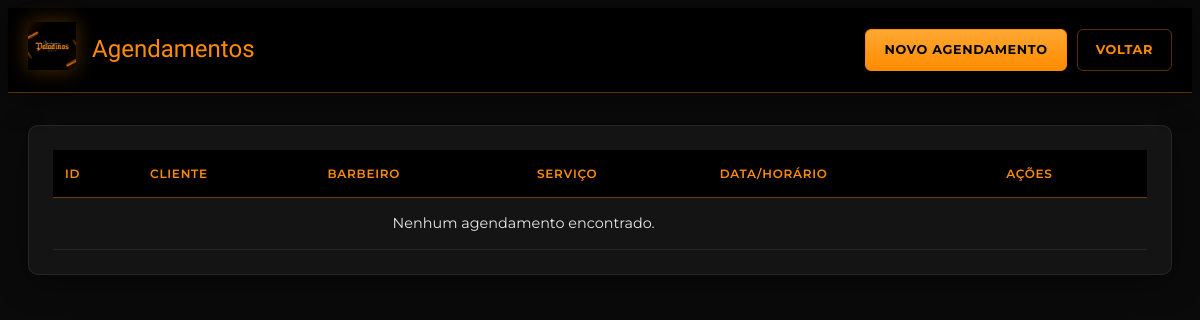
The page /admin/agendamento/listar-agendamento.php on the database as committed earlier.
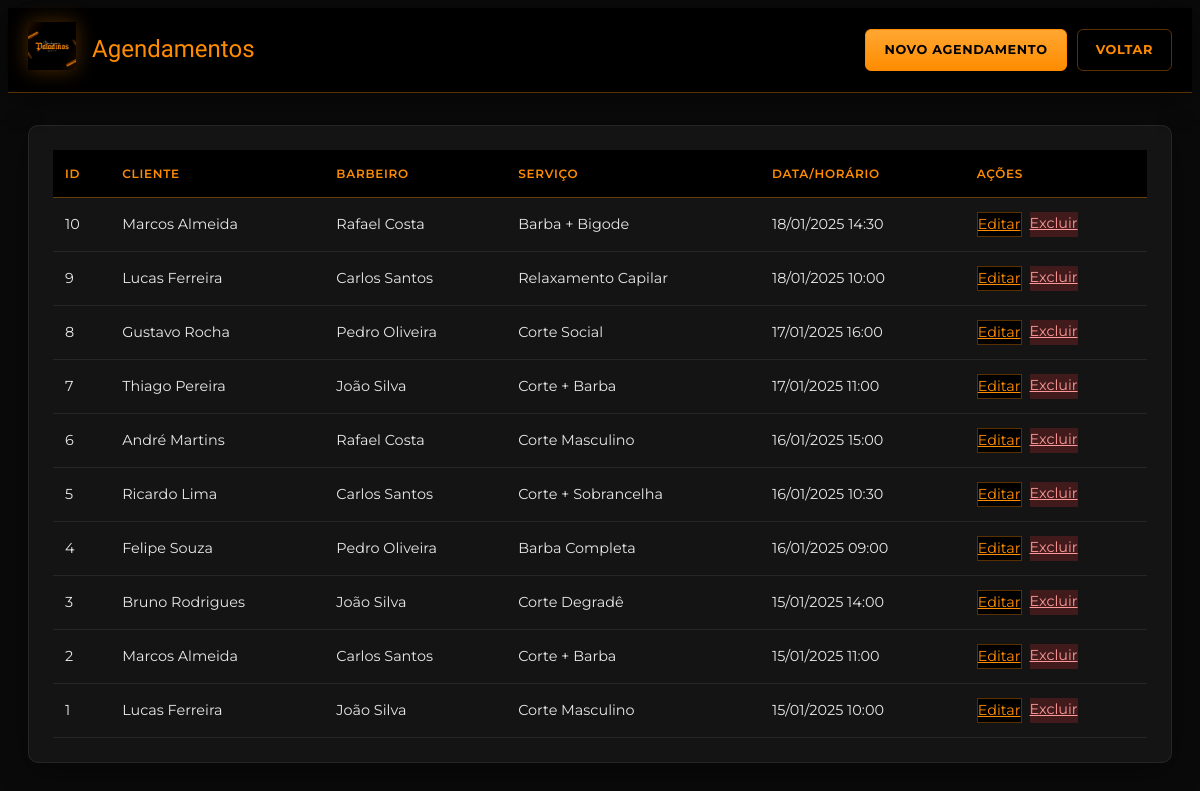
The same page on the database as committed later.
### tables this page shows
CREATE TABLE `agendamento` (
  `id` int(11) NOT NULL,
  `nome_cliente` varchar(50) NOT NULL,
  `email_cliente` varchar(100) NOT NULL,
  `telefone_cliente` varchar(13) NOT NULL,
  `barbeiro` int(11) NOT NULL,
  `servico` varchar(100) NOT NULL,
  `horario` datetime NOT NULL
);

CREATE TABLE `barbeiros` (
  `id` int(11) NOT NULL,
  `email` varchar(100) NOT NULL,
  `senha` varchar(50) NOT NULL,
  `nome` varchar(100) NOT NULL,
  `descricao` varchar(300) NOT NULL
);

### includes/site.php (called while the page is built, shortened)
<?php
    function urlBase(): string
    {
        $base = rtrim(str_replace('\\', '/', dirname($_SERVER['SCRIPT_NAME'] ?? '')), '/');
        return $base === '' ? '' : $base;
    }
    function urlAsset(string $path): string
    {
        return urlBase() . '/' . ltrim($path, '/');
    }

### admin/agendamento/listar-agendamento.php (the view)
<?php
    require_once(__DIR__ . "/../conectaMYSQL.php");
?>
<!DOCTYPE html>
<html lang="pt-BR">
<head>
<?php
require_once dirname(__DIR__, 2) . '/includes/admin/bootstrap.php';
adminHead('Agendamentos');
?>
</head>
<body class="admin-body">
<?php
adminTopBar('Agendamentos', array (
  0 =>
  array (
    'url' => '?query=admin/agendamento/cadastro-agendamento',
    'label' => 'Novo agendamento',
    'class' => 'admin-btn-primary',
  ),
  1 =>
  array (
    'url' => '?query=admin/agendamento/painel-admin-agendamento',
    'label' => 'Voltar',
    'class' => 'admin-btn-secondary',
  ),
));
adminPageOpen();
?>
    <div class="table-container">
        <table>
            <thead>
                <tr>
                    <th>ID</th>
                    <th>Cliente</th>
                    <th>Barbeiro</th>
                    <th>Serviço</th>
                    <th>Data/Horário</th>
                    <th>Ações</th>
                </tr>
            </thead>
            <tbody>
        <?php
            $sql = "SELECT a.*, b.nome as nome_barbeiro
                    FROM agendamento a
                    LEFT JOIN barbeiros b ON a.barbeiro = b.id
                    ORDER BY a.horario DESC";
            $resultado = mysqli_query($connect, $sql);
            if(mysqli_num_rows($resultado) > 0) {
                while($dados = mysqli_fetch_array($resultado)) {
                    echo "<tr>";
                    echo "<td>" . $dados['id'] . "</td>";
                    echo "<td>" . $dados['nome_cliente'] . "</td>";
                    echo "<td>" . htmlspecialchars($dados['nome_barbeiro'] ? $dados['nome_barbeiro'] : 'Barbeiro #' . $dados['barbeiro']) . "</td>";
                    echo "<td>" . htmlspecialchars($dados['servico']) . "</td>";
                    echo "<td>" . date('d/m/Y H:i', strtotime($dados['horario'])) . "</td>";
                    echo "<td class='actions-cell'>";
                    echo "<a href='?query=admin/agendamento/agendamento-form-editar&id=" . $dados['id'] . "' class='btn-edit'>Editar</a>";
                    echo "<a href='?query=admin/agendamento/agendamento-excluir&id=" . $dados['id'] . "' class='btn-delete'>Excluir</a>";
                    echo "</td>";
                    echo "</tr>";
                }
            } else {
                echo "<tr><td colspan='5' class='empty-message'>Nenhum agendamento encontrado.</td></tr>";
            }
        ?>
            </tbody>
        </table>
    </div>
<?php adminPageClose(); ?>
</body>
</html>

### includes/admin/bootstrap.php (shortened to what this page needs)
<?php
    require_once PROJECT_ROOT . '/includes/site.php';
    function adminHead(string $titulo): void
    {
        ?>
        <link rel="stylesheet" href="<?= htmlspecialchars(urlAsset('assets/css/paladinos-theme.css')) ?>">
        <link rel="stylesheet" href="<?= htmlspecialchars(urlAsset('assets/css/admin-paladinos.css')) ?>">
        <?php
    }
    function adminTopBar(string $titulo, array $acoes = [], ?string $subtitulo = null): void
    {
        ?>
        <header class="admin-topbar">
            <div class="admin-topbar-inner">
                <div class="admin-topbar-brand">
                    <a href="?query=admin/admin" class="admin-logo-link">
                        <img src="<?= htmlspecialchars(urlAsset(LOGO_PALADINOS)) ?>" alt="<?= htmlspecialchars(NOME_BARBEARIA) ?>" class="admin-logo-img">
                    </a>
                    <div class="admin-topbar-titles">
                        <h1 class="admin-topbar-title"><?= htmlspecialchars($titulo) ?></h1>
                    </div>
                </div>
                <?php if (!empty($acoes)): ?>
                    <nav class="admin-topbar-actions">
                        <?php foreach ($acoes as $acao): ?>
                            <a href="<?= htmlspecialchars($acao['url']) ?>" class="admin-btn <?= htmlspecialchars($acao['class'] ?? 'admin-btn-secondary') ?>">
                                <?= htmlspecialchars($acao['label']) ?>
                            </a>
                        <?php endforeach; ?>
                    </nav>
                <?php endif; ?>
            </div>
        </header>
        <?php
    }
    function adminPageOpen(string $largura = 'wide'): void
    {
        $classe = $largura === 'narrow' ? 'admin-main admin-main--narrow' : 'admin-main';
        echo '<main class="' . $classe . '">';
    }
    function adminPageClose(): void
    {
        echo '</main>';
    }
        ?>

### assets/css/paladinos-theme.css (style rules this page uses)
:root { --pal-preto: #000000; --pal-fundo: #0a0a0a; --pal-card: #141414; --pal-card-hover: #1c1c1c; --pal-laranja: #ff8c00; --pal-laranja-claro: #ffa733; --pal-laranja-escuro: #e67e00; --pal-branco: #ffffff; --pal-texto: #e8e8e8; --pal-texto-suave: #a8a8a8; --pal-borda: rgba(255, 140, 0, 0.35); --pal-borda-suave: rgba(255, 255, 255, 0.08); --pal-glow: 0 0 20px rgba(255, 140, 0, 0.35); --pal-glow-forte: 0 0 28px rgba(255, 140, 0, 0.55); --font-corpo: 'Montserrat', 'Segoe UI', sans-serif; --font-gotica: 'UnifrakturMaguntia', Georgia, serif; --font-script: 'Great Vibes', cursive; --raio: 10px; --raio-sm: 6px; }
body { background: var(--pal-fundo); color: var(--pal-texto); font-family: var(--font-corpo); line-height: 1.6; }

### assets/css/admin-paladinos.css (style rules this page uses)
body.admin-body { background: var(--pal-fundo); color: var(--pal-texto); min-height: 100vh; }
.admin-topbar { background: var(--pal-preto); border-bottom: 1px solid var(--pal-borda); box-shadow: 0 4px 24px rgba(0, 0, 0, 0.5); position: sticky; top: 0; z-index: 100; }
.admin-topbar-inner { max-width: 1200px; margin: 0 auto; padding: 14px 20px; display: flex; justify-content: space-between; align-items: center; flex-wrap: wrap; gap: 16px; }
.admin-topbar-brand { display: flex; align-items: center; gap: 16px; }
.admin-logo-link { flex-shrink: 0; }
.admin-logo-img { height: 48px; width: auto; max-width: 120px; object-fit: contain; filter: drop-shadow(0 0 10px rgba(255, 140, 0, 0.3)); }
.admin-topbar-title { font-family: var(--font-gotica); font-size: 1.5rem; font-weight: 400; color: var(--pal-laranja); margin: 0; line-height: 1.2; }
.admin-topbar-actions { display: flex; flex-wrap: wrap; gap: 10px; }
.admin-btn { display: inline-block; padding: 10px 18px; border-radius: var(--raio-sm); font-size: 0.8rem; font-weight: 700; text-decoration: none; text-transform: uppercase; letter-spacing: 0.05em; transition: all 0.2s; border: 1px solid transparent; cursor: pointer; font-family: inherit; text-align: center; }
.admin-btn-primary, .admin-card a, .message-links a, .admin-message-links .admin-btn-primary { background: linear-gradient(180deg, var(--pal-laranja-claro), var(--pal-laranja)); color: var(--pal-preto) !important; border-color: var(--pal-laranja); }
.admin-btn-secondary, .btn-back, .list-actions a, .form-actions a { background: transparent; color: var(--pal-laranja) !important; border-color: var(--pal-borda); }
.admin-btn-danger, .btn-delete { background: rgba(200, 50, 50, 0.25) !important; color: #ff9999 !important; border-color: rgba(220, 80, 80, 0.5) !important; }
.btn-edit, .admin-btn-edit { background: var(--pal-preto) !important; color: var(--pal-laranja) !important; border: 1px solid var(--pal-borda) !important; }
.admin-main { max-width: 1200px; margin: 0 auto; padding: 32px 20px 48px; }
.table-container { background: var(--pal-card); border: 1px solid var(--pal-borda-suave); border-radius: var(--raio); padding: 24px; overflow-x: auto; box-shadow: 0 8px 32px rgba(0, 0, 0, 0.4); }
.admin-table, .table-container table { width: 100%; border-collapse: collapse; }
.admin-table thead, .table-container thead { background: var(--pal-preto); }
.admin-table thead th, .table-container thead th { padding: 14px 12px; text-align: left; font-weight: 600; font-size: 0.75rem; text-transform: uppercase; letter-spacing: 0.06em; color: var(--pal-laranja); border-bottom: 1px solid var(--pal-borda); }
.admin-table tbody tr, .table-container tbody tr { border-bottom: 1px solid var(--pal-borda-suave); transition: background 0.2s; }
.admin-table tbody td, .table-container tbody td { padding: 14px 12px; font-size: 0.9rem; color: var(--pal-texto); }
.actions-cell { display: flex; flex-wrap: wrap; gap: 8px; }
.empty-message { text-align: center; padding: 40px; color: var(--pal-texto-suave); }

Rows that differ between the two databases and show on the page:
added agendamento: id "10", nome_cliente "Marcos Almeida", barbeiro.nome "Rafael Costa", servico "Barba + Bigode", horario "18/01/2025 14:30"
added agendamento: id "9", nome_cliente "Lucas Ferreira", barbeiro.nome "Carlos Santos", servico "Relaxamento Capilar", horario "18/01/2025 10:00"
added agendamento: id "8", nome_cliente "Gustavo Rocha", barbeiro.nome "Pedro Oliveira", servico "Corte Social", horario "17/01/2025 16:00"
added agendamento: id "7", nome_cliente "Thiago Pereira", barbeiro.nome "João Silva", servico "Corte + Barba", horario "17/01/2025 11:00"
added agendamento: id "6", nome_cliente "André Martins", barbeiro.nome "Rafael Costa", servico "Corte Masculino", horario "16/01/2025 15:00"
added agendamento: id "5", nome_cliente "Ricardo Lima", barbeiro.nome "Carlos Santos", servico "Corte + Sobrancelha", horario "16/01/2025 10:30"
added agendamento: id "4", nome_cliente "Felipe Souza", barbeiro.nome "Pedro Oliveira", servico "Barba Completa", horario "16/01/2025 09:00"
added agendamento: id "3", nome_cliente "Bruno Rodrigues", barbeiro.nome "João Silva", servico "Corte Degradê", horario "15/01/2025 14:00"
added agendamento: id "2", nome_cliente "Marcos Almeida", barbeiro.nome "Carlos Santos", servico "Corte + Barba", horario "15/01/2025 11:00"
added agendamento: id "1", nome_cliente "Lucas Ferreira", barbeiro.nome "João Silva", servico "Corte Masculino", horario "15/01/2025 10:00"
Other text that changed with them:
text no longer shown: "Nenhum agendamento encontrado."
